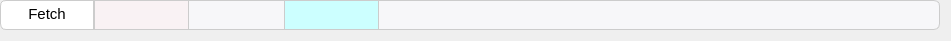
   <widget class="QWidget" name="horizontalLayoutWidget_5">
    <property name="geometry">
     <rect>
      <x>20</x>
      <y>190</y>
      <width>951</width>
      <height>32</height>
     </rect>
    </property>
    <layout class="QHBoxLayout" name="horizontalLayout_5">
     <property name="spacing">
      <number>0</number>
     </property>
     <property name="sizeConstraint">
      <enum>QLayout::SetDefaultConstraint</enum>
     </property>
     <property name="leftMargin">
      <number>0</number>
     </property>
     <property name="topMargin">
      <number>0</number>
     </property>
     <item>
      <widget class="QTextEdit" name="F_stat">
       <property name="enabled">
        <bool>true</bool>
       </property>
       <property name="sizePolicy">
        <sizepolicy hsizetype="Expanding" vsizetype="Expanding">
         <horstretch>0</horstretch>
         <verstretch>0</verstretch>
        </sizepolicy>
       </property>
       <property name="minimumSize">
        <size>
         <width>0</width>
         <height>0</height>
        </size>
       </property>
       <property name="maximumSize">
        <size>
         <width>1000</width>
         <height>30</height>
        </size>
       </property>
       <property name="font">
        <font>
         <weight>87</weight>
         <bold>true</bold>
        </font>
       </property>
       <property name="styleSheet">
        <string notr="true">QTextEdit{
	font-weight: 700;
    background-color: #fff;
	border-style:outset;
    border: 1px solid;
    border-radius: 6px;
    border-color: #ccc;
    border-top-right-radius: 0;
    border-bottom-right-radius: 0;
}</string>
       </property>
       <property name="readOnly">
        <bool>true</bool>
       </property>
       <property name="html">
        <string>&lt;!DOCTYPE HTML PUBLIC &quot;-//W3C//DTD HTML 4.0//EN&quot; &quot;http://www.w3.org/TR/REC-html40/strict.dtd&quot;&gt;
&lt;html&gt;&lt;head&gt;&lt;meta name=&quot;qrichtext&quot; content=&quot;1&quot; /&gt;&lt;style type=&quot;text/css&quot;&gt;
p, li { white-space: pre-wrap; }
&lt;/style&gt;&lt;/head&gt;&lt;body style=&quot; font-family:'SimSun'; font-size:9pt; font-weight:696; font-style:normal;&quot;&gt;
&lt;p align=&quot;center&quot; style=&quot; margin-top:0px; margin-bottom:0px; margin-left:0px; margin-right:0px; -qt-block-indent:0; text-indent:0px;&quot;&gt;&lt;span style=&quot; font-size:11pt; font-weight:400;&quot;&gt;Fetch&lt;/span&gt;&lt;/p&gt;&lt;/body&gt;&lt;/html&gt;</string>
       </property>
      </widget>
     </item>
     <item>
      <widget class="QLineEdit" name="clock">
       <property name="sizePolicy">
        <sizepolicy hsizetype="Expanding" vsizetype="Expanding">
         <horstretch>0</horstretch>
         <verstretch>0</verstretch>
        </sizepolicy>
       </property>
       <property name="minimumSize">
        <size>
         <width>95</width>
         <height>0</height>
        </size>
       </property>
       <property name="maximumSize">
        <size>
         <width>1000</width>
         <height>30</height>
        </size>
       </property>
       <property name="styleSheet">
        <string notr="true">QLineEdit{
	font-weight: 700;
	color: #c7254e;
	background-color: #f9f2f4;
	border-style:outset;
    border: 1px solid;
    border-color: #ccc;
}</string>
       </property>
       <property name="readOnly">
        <bool>true</bool>
       </property>
      </widget>
     </item>
     <item>
      <widget class="QLineEdit" name="PCLine">
       <property name="sizePolicy">
        <sizepolicy hsizetype="Expanding" vsizetype="Expanding">
         <horstretch>0</horstretch>
         <verstretch>0</verstretch>
        </sizepolicy>
       </property>
       <property name="minimumSize">
        <size>
         <width>95</width>
         <height>0</height>
        </size>
       </property>
       <property name="maximumSize">
        <size>
         <width>1000</width>
         <height>30</height>
        </size>
       </property>
       <property name="styleSheet">
        <string notr="true">QLineEdit{
    background-color: #f7f7f9;
	border-style:outset;
    border: 1px solid;
    border-color: #ccc;
	margin-left:-1px;
	margin-right:-1px;
}</string>
       </property>
       <property name="readOnly">
        <bool>true</bool>
       </property>
      </widget>
     </item>
     <item>
      <widget class="QLineEdit" name="predPC">
       <property name="sizePolicy">
        <sizepolicy hsizetype="Expanding" vsizetype="Expanding">
         <horstretch>0</horstretch>
         <verstretch>0</verstretch>
        </sizepolicy>
       </property>
       <property name="minimumSize">
        <size>
         <width>95</width>
         <height>0</height>
        </size>
       </property>
       <property name="maximumSize">
        <size>
         <width>1000</width>
         <height>30</height>
        </size>
       </property>
       <property name="styleSheet">
        <string notr="true">QLineEdit{
	font-weight: 700;
	color: #3399FF;
	background-color: #CCFFFF;
	border-style:outset;
    border: 1px solid;
    border-color: #ccc;
}</string>
       </property>
       <property name="readOnly">
        <bool>true</bool>
       </property>
      </widget>
     </item>
     <item>
      <widget class="QTextEdit" name="textEdit_49">
       <property name="maximumSize">
        <size>
         <width>1000</width>
         <height>30</height>
        </size>
       </property>
       <property name="styleSheet">
        <string notr="true">QTextEdit{
    background-color: #f7f7f9;
	border-style:outset;
    border: 1px solid;
    border-color: #ccc;
	margin-left:-1px;
	margin-right:-1px;
}</string>
       </property>
       <property name="readOnly">
        <bool>true</bool>
       </property>
      </widget>
     </item>
     <item>
      <widget class="QTextEdit" name="textEdit_50">
       <property name="maximumSize">
        <size>
         <width>1000</width>
         <height>30</height>
        </size>
       </property>
       <property name="styleSheet">
        <string notr="true">QTextEdit{
    background-color: #f7f7f9;
	border-style:outset;
    border: 1px solid;
    border-color: #ccc;
	margin-left:-1px;
	margin-right:-1px;
}</string>
       </property>
       <property name="readOnly">
        <bool>true</bool>
       </property>
      </widget>
     </item>
     <item>
      <widget class="QTextEdit" name="textEdit_51">
       <property name="maximumSize">
        <size>
         <width>1000</width>
         <height>30</height>
        </size>
       </property>
       <property name="styleSheet">
        <string notr="true">QTextEdit{
    background-color: #f7f7f9;
	border-style:outset;
    border: 1px solid;
    border-color: #ccc;
	margin-left:-1px;
	margin-right:-1px;
}</string>
       </property>
       <property name="readOnly">
        <bool>true</bool>
       </property>
      </widget>
     </item>
     <item>
      <widget class="QTextEdit" name="textEdit_52">
       <property name="maximumSize">
        <size>
         <width>1000</width>
         <height>30</height>
        </size>
       </property>
       <property name="styleSheet">
        <string notr="true">QTextEdit{
    background-color: #f7f7f9;
	border-style:outset;
    border: 1px solid;
    border-color: #ccc;
	margin-left:-1px;
	margin-right:-1px;
}</string>
       </property>
       <property name="readOnly">
        <bool>true</bool>
       </property>
      </widget>
     </item>
     <item>
      <widget class="QTextEdit" name="textEdit_53">
       <property name="maximumSize">
        <size>
         <width>1000</width>
         <height>30</height>
        </size>
       </property>
       <property name="styleSheet">
        <string notr="true">QTextEdit{
    background-color: #f7f7f9;
	border-style:outset;
    border: 1px solid;
    border-color: #ccc;
	margin-left:-1px;
	margin-right:-1px;
}</string>
       </property>
       <property name="readOnly">
        <bool>true</bool>
       </property>
      </widget>
     </item>
     <item>
      <widget class="QTextEdit" name="textEdit_54">
       <property name="maximumSize">
        <size>
         <width>1000</width>
         <height>30</height>
        </size>
       </property>
       <property name="styleSheet">
        <string notr="true">QTextEdit{
    background-color: #f7f7f9;
	border-style:outset;
    border: 1px solid;
    border-radius: 6px;
    border-color: #ccc;
    border-top-left-radius: 0;
    border-bottom-left-radius: 0;
	margin-left:-1px;
}</string>
       </property>
       <property name="readOnly">
        <bool>true</bool>
       </property>
      </widget>
     </item>
    </layout>
   </widget>
